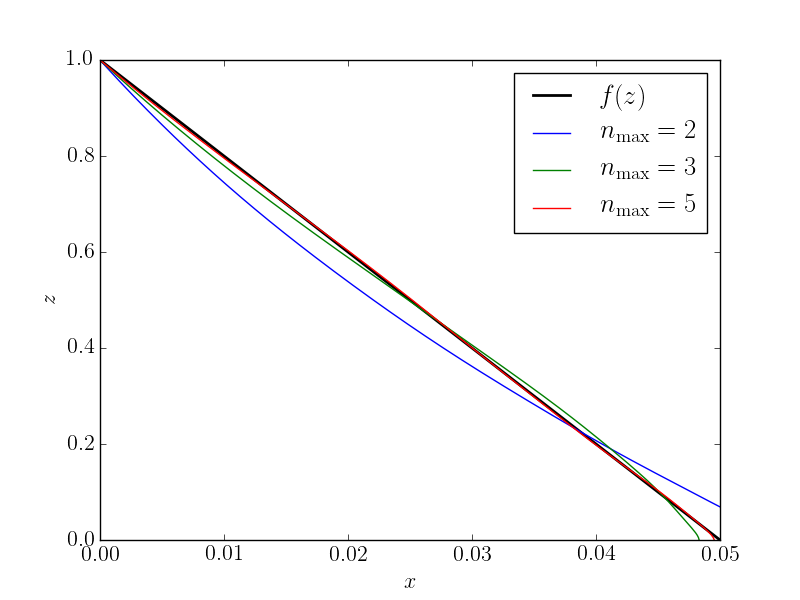

Reproduce this figure in Python.
import numpy as np
from scipy.special import j0, j1, jn_zeros
from scipy.integrate import quad
from matplotlib import rc
import matplotlib.pyplot as plt

# Use LaTeX throughout the figure for consistency
rc('font', **{'family': 'serif', 'serif': ['Computer Modern'], 'size': 16})
rc('text', usetex=True)

# Acceleration due to gravity, m.s-2
g = 9.81
# Chain length, m
L = 1
# Vertical axis (m)
N = 201
z = np.linspace(0, L, N)
# Scaled vertical axis
u = 2 * np.sqrt(z/g)

# The exact function of z, x(z,0): linear from (0,d) to (L,0).
d, c = 0.05, L
p, q = -d/c, d
def f(u):
    z = u**2 * g / 4
    return p*z + q

nmax = 10
# jn_zeros calculates the first n zeros of the zero-th order Bessel function
# of the first kind
w = jn_zeros(0, nmax)
b = 2 * np.sqrt(L/g)

def func(u, n):
    """The integrand for the Fourier-Bessel coefficient A_n."""
    return u * f(u) * j0(w[n-1] / b * u)

# Calculate the Fourier-Bessel coefficients using numerical integration
A = []
for n in range(1, nmax+1):
    An = quad(func, 0, b, args=(n,))[0] * 2 / (b * j1(w[n-1]))**2
    A.append(An)

# Create a labelled plot comparing f(z) with the Fourier-Bessel series
# approximation truncated at 2, 3 and 5 terms.
plt.plot(f(u), z, 'k', lw=2, label='$f(z)$')
for nmax in (2,3,5):
    ffit = np.zeros(N)
    for n in range(nmax):
        ffit += A[n-1] * j0(w[n-1] / b * u)
    plt.plot(ffit, z, label=r'$n_\mathrm{max} = '+'{}$'.format(nmax))
plt.xlim(0,d)
plt.xlabel(r'$x$')
plt.ylabel(r'$z$')
plt.legend()

plt.savefig('fourier_bessel.png')
plt.show()
